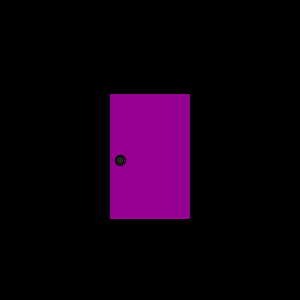
Frame 1 (no input)
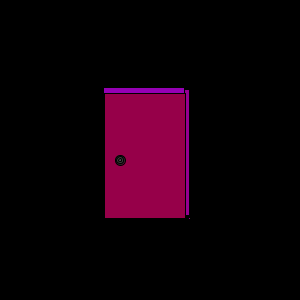
Frame 60 (the mouse pressed at the canvas centre just before this capture)
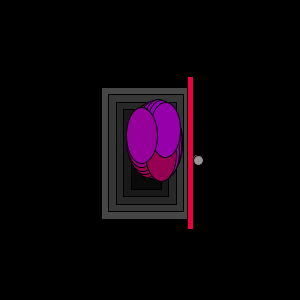
Frame 120 (the mouse held since frame 60 and released just before this capture)

The Processing sketch that drew these frames (run headless with seeded random() and noise(); from frame 60 on, the mouse is pressed at the canvas centre):

// Processing sketch: processing_131245
// ── processing_131245.pde

/*
Jacqueline Christine
HW #3
ART 3001
What's Behind Door Number 1
*/

int state=0;
float radius=5;
int a=26;
int s=5;
int angle = 5;
void setup(){
  size (300,300);
  background (0);
}

void draw(){
  if (mousePressed==false){
if (state==0){
float x=sin(a)*radius;
float y=cos(a)*radius;

float x1 = 100 + 20 * cos(angle);
float y1 = 100 + 10 * sin(angle);
float width = 100 + 20 * sin(angle);
float height = 120 + 20 * cos(angle);

fill (150, 0, random(50,200));
rect(x+x1, y+y1, width, height);
a+=2;
radius+=0.2;
radius=constrain (radius,0,3);

fill (40);
ellipse (120,160,10,10);
fill (60);
ellipse (120,160,7,7);
fill (80);
ellipse (120,160,3,3);
}
 
 
  }else if (mousePressed==true){
  frameRate(250);
  if (state==0){
    float x=10;
float y=10;

float x1 = 10;
float y1 = 10;
float width = 10;
float height = 12;
float w=90;
while (w>20){
fill(w-20);
rectMode (CENTER);
rect (146,153,w,w+42);
w=w-15;
fill(240,0,59);
rect (190,153,6,153);
fill(150);
ellipse (198,160,10,10);
state=1;
  }
  }
  else if (state ==1){
    
    float x=sin(a)*radius;
float y=cos(a)*radius;

float x1 = 150 + 20 * cos(angle);
float y1 = 150 + 10 * sin(angle);
float width = 50 + 20 * sin(angle);
float height = 50 + 20 * cos(angle);

fill (150, 0, random(50,200));
ellipse (x+x1, y+y1, width, height);
a+=2;
radius+=0.2;
    
println(state);
  }

  }
}
